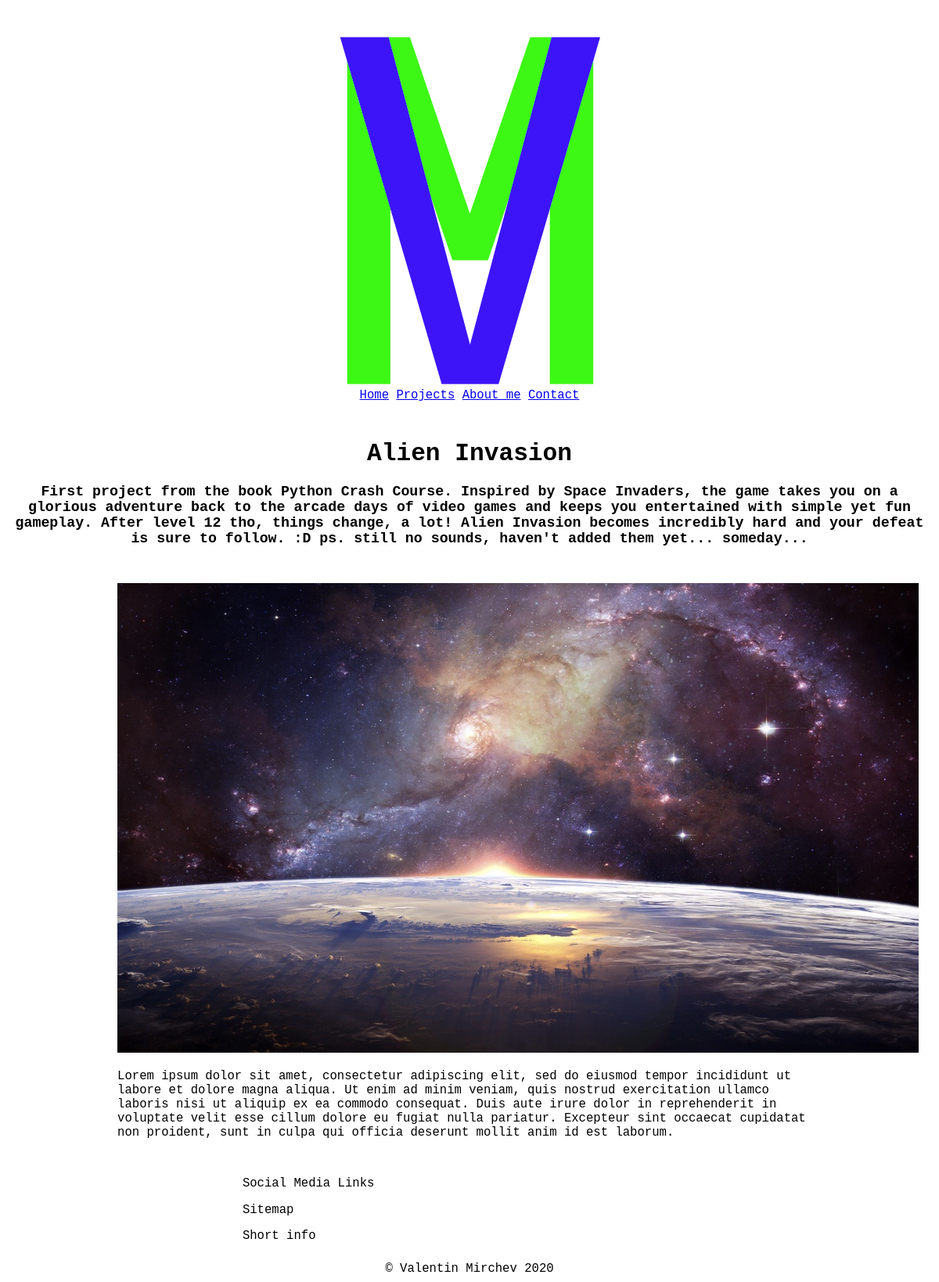
Screenshot of /projects/Alien Invasion/ with the database file from the repository.
### web/models.py (models this page shows, shortened)
class Project(models.Model):
    name = models.CharField(max_length=200)
    desc = models.TextField()
    cover = models.ImageField(upload_to='images')

### web/views.py (the view, shortened to what this page needs)
# urls.py: path('projects/<str:prj_name>/', views.project, name='project')
def project(request, prj_name: str):
    project = Project.objects.get(name=prj_name)
    context = {'project': project}
    return render(request, 'web/project.html', context)

### web/templates/web/project.html
{% extends 'web/base.html' %}
{% block header %}
    <h1>{{ project.name }}</h1>
    <h3>{{ project.desc }}</h3>
{% endblock header %}
{% block content %}
    {% if project.cover %}
        <img src="{{ project.cover.url }}" alt="{{ project.name }}">
    {% endif %}
    <p>Lorem ipsum dolor sit amet, consectetur adipiscing elit, sed do eiusmod
        tempor incididunt ut labore et dolore magna aliqua. Ut enim ad minim
        veniam, quis nostrud exercitation ullamco laboris nisi ut aliquip ex
        ea commodo consequat. Duis aute irure dolor in reprehenderit in
        voluptate velit esse cillum dolore eu fugiat nulla pariatur. Excepteur
        sint occaecat cupidatat non proident, sunt in culpa qui officia
        deserunt mollit anim id est laborum.</p>
{% endblock content %}

### web/static/web/style.css (style rules this page uses)
body { font-family: monospace; font-size: larger; }

### rows the page displays
Project: name "Alien Invasion", desc "First project from the book Python Crash Course. Inspired by Space Invaders, the game takes you on a glorious adventure back to the arcade days of video games and keeps you entertained with simple yet fun gameplay. After level 12 tho, things change, a lot! Alien Invasion becomes incredibly hard and your defeat is sure to follow. :D ps. still no sounds, haven't added them yet... someday...", cover (picture)
